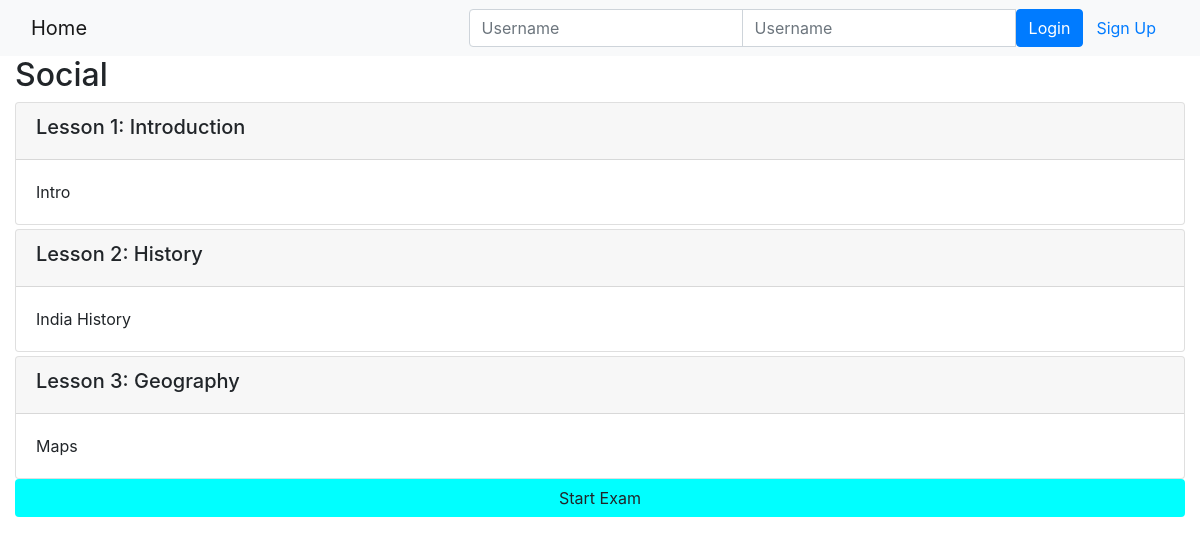
Page /onlinecourse/1/ on the committed database.
### onlinecourse/models.py (models this page shows, shortened)
class Course(models.Model):
    name = models.CharField(null=False, max_length=30, default='online course')
    image = models.ImageField(upload_to='course_images/')
    description = models.CharField(max_length=1000)
    pub_date = models.DateField(null=True)
    instructors = models.ManyToManyField(Instructor)
    users = models.ManyToManyField(settings.AUTH_USER_MODEL, through='Enrollment')
    total_enrollment = models.IntegerField(default=0)
    is_enrolled = False

class Lesson(models.Model):
    title = models.CharField(max_length=200, default="title")
    order = models.IntegerField(default=0)
    course = models.ForeignKey(Course, on_delete=models.CASCADE)
    content = models.TextField()

### onlinecourse/views.py (the view)
# urls.py: path('<int:pk>/', views.CourseDetailView.as_view(), name='course_details'),
class CourseDetailView(generic.DetailView):
    model = Course
    template_name = 'onlinecourse/course_detail_bootstrap.html'

### onlinecourse/templates/onlinecourse/course_detail_bootstrap.html (shortened to what this page needs)
<!DOCTYPE html>
<html lang="en">
<head>
     {% load static %}
    <link rel="stylesheet" href="https://maxcdn.bootstrapcdn.com/bootstrap/4.5.2/css/bootstrap.min.css">
</head>
<body>
    <nav class="navbar navbar-light bg-light">
        <div class="container-fluid">
            <div class="navbar-header">
                  <a class="navbar-brand" href="{% url 'onlinecourse:index' %}">Home</a>
            </div>
            <ul class="nav navbar-nav navbar-right">
                {% if user.is_authenticated %}
                <li>
                    <a class="btn btn-link" href="#">{{ user.first_name }}({{ user.username }})</a>
                    <a class="btn btn-link" href="{% url 'onlinecourse:logout' %}">Logout</a>
                </li>
                {% else %}
                <li>
                    <form class="form-inline" action="{% url 'onlinecourse:login' %}" method="post">
                        <div class="input-group">
                            <input type="text" class="form-control" placeholder="Username" name="username" >
                            <input type="password" class="form-control" placeholder="Username" name="psw" >
                            <button class="btn btn-primary" type="submit">Login</button>
                            <a class="btn btn-link" href="{% url 'onlinecourse:registration' %}">Sign Up</a>
                        </div>
                    </form>
                </li>
                {% endif %}
            </ul>
        </div>
    </nav>
    <div class="container-fluid">
            <h2>{{ course.name }}</h2>
            <div class="card-columns-vertical">
                {% for lesson in course.lesson_set.all %}
                    <div class="card mt-1">
                        <div class="card-header"><h5>Lesson {{lesson.order|add:1}}: {{lesson.title}}</h5></div>
                        <div class="card-body">{{lesson.content}}</div>
                    </div>
                {% endfor %}
            </div>
            <button class="btn btn-block" style="background-color: aqua;" data-toggle="collapse" data-target="#exam">Start Exam</button>
        </div>
</body>
</html>

### rows in the picture
Course: name "Social"
Lesson: order|add "1", title "Introduction", content "Intro"
Lesson: order|add "2", title "History", content "India History"
Lesson: order|add "3", title "Geography", content "Maps"
